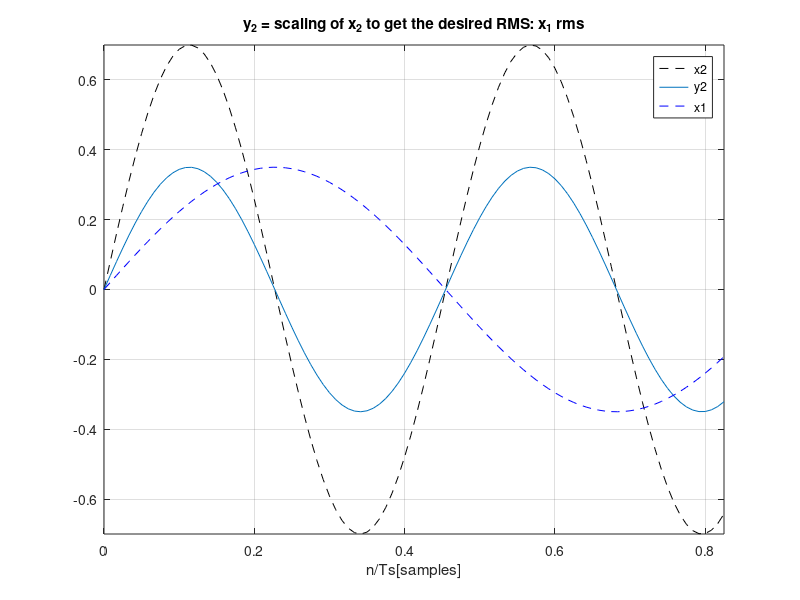

MATLAB code to generate this figure:
fs = 48000;
Ts = 1/fs;
T = 1;
N = T/Ts;

t = [0:N-1]*Ts;
f1 = 440;
A1 = .35; 

x1 = A1*sin(2*pi*f1.*t);
sound(x1,fs);
pause(1.07);

f2 = 2*f1;
A2 = .7;
x2 = A2*sin(2*pi*f2.*t);
%sound(x2,fs);

%pause(1.07);
des_RMS = ((1/N)*sum(x1.^2)).^(1/2)
a = ((N*(des_RMS.^2))/sum(x2.^2)).^(1/2)

y2 = a*x2;
y2_rms = ((1/N)*sum(y2.^2)).^(1/2)
sound(y2,fs);
plot(t(1:100),x2(1:100),'black--',t(1:100),y2(1:100),t(1:100),x1(1:100),'blue--'); grid on; legend('x2','y2','x1');
xlabel('n/Ts[samples]'); title('y_2 = scaling of x_2 to get the desired RMS: x_1 rms'); axis('tight'); xticklabels([0:.2:2]);